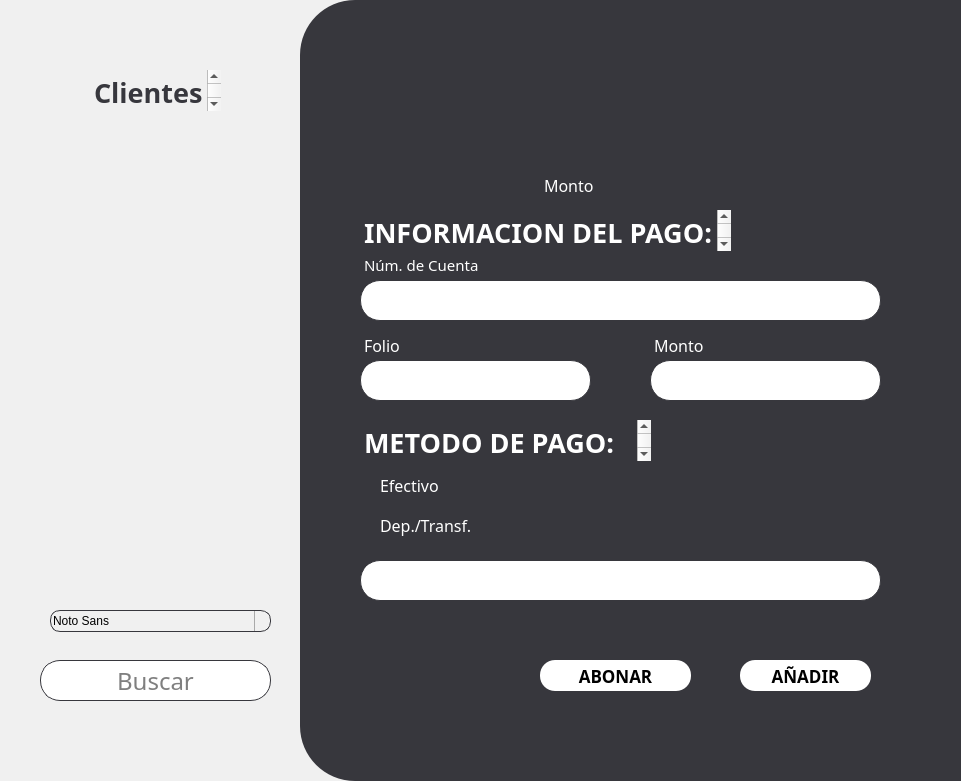
  <widget class="QFrame" name="frame_white">
   <property name="geometry">
    <rect>
     <x>340</x>
     <y>0</y>
     <width>961</width>
     <height>781</height>
    </rect>
   </property>
   <property name="styleSheet">
    <string notr="true">QFrame {
    border: none;       /* Color y grosor del borde */
    border-radius: 55px;          /* Radio de las esquinas */
    background-color: #f0f0f0;    /* Color de fondo */
    margin: 0px;                  /* Margen externo a 0 */
    padding: 0px;                 /* Espaciado interno a 0 */
}

</string>
   </property>
   <property name="frameShape">
    <enum>QFrame::StyledPanel</enum>
   </property>
   <property name="frameShadow">
    <enum>QFrame::Raised</enum>
   </property>
   <widget class="QFrame" name="frame_white_grey">
    <property name="geometry">
     <rect>
      <x>300</x>
      <y>0</y>
      <width>961</width>
      <height>781</height>
     </rect>
    </property>
    <property name="styleSheet">
     <string notr="true">QFrame {
    border: none;       /* Color y grosor del borde */
    border-radius: 55px;          /* Radio de las esquinas */
    background-color: #37373d;    /* Color de fondo */
    margin: 0px;                  /* Margen externo a 0 */
    padding: 0px;                 /* Espaciado interno a 0 */
}

</string>
    </property>
    <property name="frameShape">
     <enum>QFrame::StyledPanel</enum>
    </property>
    <property name="frameShadow">
     <enum>QFrame::Raised</enum>
    </property>
    <widget class="QRadioButton" name="EfectivoOption">
     <property name="geometry">
      <rect>
       <x>60</x>
       <y>470</y>
       <width>141</width>
       <height>31</height>
      </rect>
     </property>
     <property name="font">
      <font>
       <family>Montserrat</family>
       <pointsize>12</pointsize>
      </font>
     </property>
     <property name="styleSheet">
      <string notr="true">QRadioButton{
 background: transparent; 
color: #FFFFFF;
}</string>
     </property>
     <property name="text">
      <string>Efectivo</string>
     </property>
    </widget>
    <widget class="QRadioButton" name="DeptTransfOption">
     <property name="geometry">
      <rect>
       <x>60</x>
       <y>510</y>
       <width>141</width>
       <height>31</height>
      </rect>
     </property>
     <property name="font">
      <font>
       <family>Montserrat</family>
       <pointsize>12</pointsize>
      </font>
     </property>
     <property name="styleSheet">
      <string notr="true">QRadioButton{
 background: transparent; 
color: #FFFFFF;
}</string>
     </property>
     <property name="text">
      <string>Dep./Transf.</string>
     </property>
    </widget>
    <widget class="QPushButton" name="GuardarButton">
     <property name="geometry">
      <rect>
       <x>440</x>
       <y>660</y>
       <width>131</width>
       <height>31</height>
      </rect>
     </property>
     <property name="font">
      <font>
       <family>Montserrat</family>
       <pointsize>13</pointsize>
       <weight>75</weight>
       <bold>true</bold>
      </font>
     </property>
     <property name="styleSheet">
      <string notr="true">QPushButton{
		background: #FFFFFF; 
		 border-radius: 15px; 
}</string>
     </property>
     <property name="text">
      <string>AÑADIR</string>
     </property>
    </widget>
    <widget class="QLineEdit" name="MetodoHolder">
     <property name="geometry">
      <rect>
       <x>60</x>
       <y>560</y>
       <width>521</width>
       <height>41</height>
      </rect>
     </property>
     <property name="font">
      <font>
       <family>Montserrat</family>
       <pointsize>18</pointsize>
      </font>
     </property>
     <property name="layoutDirection">
      <enum>Qt::LeftToRight</enum>
     </property>
     <property name="styleSheet">
      <string notr="true">QLineEdit{
	border: 1px solid  #37373d;
		background: #FFFFFF; 
		 border-radius: 20px; 
}</string>
     </property>
     <property name="inputMask">
      <string/>
     </property>
     <property name="alignment">
      <set>Qt::AlignCenter</set>
     </property>
     <property name="placeholderText">
      <string/>
     </property>
    </widget>
    <widget class="QPushButton" name="AbonarButton">
     <property name="geometry">
      <rect>
       <x>240</x>
       <y>660</y>
       <width>151</width>
       <height>31</height>
      </rect>
     </property>
     <property name="font">
      <font>
       <family>Montserrat</family>
       <pointsize>13</pointsize>
       <weight>75</weight>
       <bold>true</bold>
      </font>
     </property>
     <property name="styleSheet">
      <string notr="true">QPushButton{
		background: #FFFFFF; 
		 border-radius: 15px; 
}</string>
     </property>
     <property name="text">
      <string>ABONAR</string>
     </property>
    </widget>
    <widget class="QTextBrowser" name="MetodoPago">
     <property name="geometry">
      <rect>
       <x>60</x>
       <y>420</y>
       <width>291</width>
       <height>41</height>
      </rect>
     </property>
     <property name="sizePolicy">
      <sizepolicy hsizetype="Expanding" vsizetype="Expanding">
       <horstretch>0</horstretch>
       <verstretch>0</verstretch>
      </sizepolicy>
     </property>
     <property name="font">
      <font>
       <family>Montserrat</family>
      </font>
     </property>
     <property name="toolTipDuration">
      <number>-1</number>
     </property>
     <property name="autoFillBackground">
      <bool>false</bool>
     </property>
     <property name="styleSheet">
      <string notr="true">QTextBrowser {
    background: transparent;  /* Quitar el fondo */
	color:#FFFFFF;
    border: none;             /* Quitar el borde */
	margin: 0;                /* Eliminar márgenes */
}</string>
     </property>
     <property name="html">
      <string>&lt;!DOCTYPE HTML PUBLIC &quot;-//W3C//DTD HTML 4.0//EN&quot; &quot;http://www.w3.org/TR/REC-html40/strict.dtd&quot;&gt;
&lt;html&gt;&lt;head&gt;&lt;meta name=&quot;qrichtext&quot; content=&quot;1&quot; /&gt;&lt;style type=&quot;text/css&quot;&gt;
p, li { white-space: pre-wrap; }
&lt;/style&gt;&lt;/head&gt;&lt;body style=&quot; font-family:'Montserrat'; font-size:8.25pt; font-weight:400; font-style:normal;&quot;&gt;
&lt;p style=&quot; margin-top:0px; margin-bottom:0px; margin-left:0px; margin-right:0px; -qt-block-indent:0; text-indent:0px;&quot;&gt;&lt;span style=&quot; font-family:'MS Shell Dlg 2'; font-size:20pt; font-weight:600;&quot;&gt;METODO DE PAGO:&lt;/span&gt;&lt;/p&gt;&lt;/body&gt;&lt;/html&gt;</string>
     </property>
    </widget>
    <widget class="QTextBrowser" name="InfoPago">
     <property name="geometry">
      <rect>
       <x>60</x>
       <y>210</y>
       <width>371</width>
       <height>41</height>
      </rect>
     </property>
     <property name="sizePolicy">
      <sizepolicy hsizetype="Expanding" vsizetype="Expanding">
       <horstretch>0</horstretch>
       <verstretch>0</verstretch>
      </sizepolicy>
     </property>
     <property name="font">
      <font>
       <family>Montserrat</family>
      </font>
     </property>
     <property name="toolTipDuration">
      <number>-1</number>
     </property>
     <property name="autoFillBackground">
      <bool>false</bool>
     </property>
     <property name="styleSheet">
      <string notr="true">QTextBrowser {
    background: transparent;  /* Quitar el fondo */
	color:#FFFFFF;
    border: none;             /* Quitar el borde */
	margin: 0;                /* Eliminar márgenes */
}</string>
     </property>
     <property name="html">
      <string>&lt;!DOCTYPE HTML PUBLIC &quot;-//W3C//DTD HTML 4.0//EN&quot; &quot;http://www.w3.org/TR/REC-html40/strict.dtd&quot;&gt;
&lt;html&gt;&lt;head&gt;&lt;meta name=&quot;qrichtext&quot; content=&quot;1&quot; /&gt;&lt;style type=&quot;text/css&quot;&gt;
p, li { white-space: pre-wrap; }
&lt;/style&gt;&lt;/head&gt;&lt;body style=&quot; font-family:'Montserrat'; font-size:8.25pt; font-weight:400; font-style:normal;&quot;&gt;
&lt;p style=&quot; margin-top:0px; margin-bottom:0px; margin-left:0px; margin-right:0px; -qt-block-indent:0; text-indent:0px;&quot;&gt;&lt;span style=&quot; font-family:'MS Shell Dlg 2'; font-size:20pt; font-weight:600;&quot;&gt;INFORMACION DEL PAGO:&lt;/span&gt;&lt;/p&gt;&lt;/body&gt;&lt;/html&gt;</string>
     </property>
    </widget>
    <widget class="QLineEdit" name="NumCuentaHolder">
     <property name="geometry">
      <rect>
       <x>60</x>
       <y>280</y>
       <width>521</width>
       <height>41</height>
      </rect>
     </property>
     <property name="font">
      <font>
       <family>Montserrat</family>
       <pointsize>18</pointsize>
      </font>
     </property>
     <property name="layoutDirection">
      <enum>Qt::LeftToRight</enum>
     </property>
     <property name="styleSheet">
      <string notr="true">QLineEdit{
	border: 1px solid  #37373d;
		background: #FFFFFF; 
		 border-radius: 20px; 
}</string>
     </property>
     <property name="inputMask">
      <string/>
     </property>
     <property name="alignment">
      <set>Qt::AlignCenter</set>
     </property>
     <property name="placeholderText">
      <string/>
     </property>
    </widget>
    <widget class="QTextBrowser" name="NumCuenta">
     <property name="geometry">
      <rect>
       <x>60</x>
       <y>250</y>
       <width>291</width>
       <height>41</height>
      </rect>
     </property>
     <property name="sizePolicy">
      <sizepolicy hsizetype="Expanding" vsizetype="Expanding">
       <horstretch>0</horstretch>
       <verstretch>0</verstretch>
      </sizepolicy>
     </property>
     <property name="font">
      <font>
       <family>Montserrat</family>
       <pointsize>5</pointsize>
      </font>
     </property>
     <property name="toolTipDuration">
      <number>-1</number>
     </property>
     <property name="autoFillBackground">
      <bool>false</bool>
     </property>
     <property name="styleSheet">
      <string notr="true">QTextBrowser {
    background: transparent;  /* Quitar el fondo */
	color:#FFFFFF;
    border: none;             /* Quitar el borde */
	margin: 0;                /* Eliminar márgenes */
}</string>
     </property>
     <property name="html">
      <string>&lt;!DOCTYPE HTML PUBLIC &quot;-//W3C//DTD HTML 4.0//EN&quot; &quot;http://www.w3.org/TR/REC-html40/strict.dtd&quot;&gt;
&lt;html&gt;&lt;head&gt;&lt;meta name=&quot;qrichtext&quot; content=&quot;1&quot; /&gt;&lt;style type=&quot;text/css&quot;&gt;
p, li { white-space: pre-wrap; }
&lt;/style&gt;&lt;/head&gt;&lt;body style=&quot; font-family:'Montserrat'; font-size:5pt; font-weight:400; font-style:normal;&quot;&gt;
&lt;p style=&quot; margin-top:0px; margin-bottom:0px; margin-left:0px; margin-right:0px; -qt-block-indent:0; text-indent:0px;&quot;&gt;&lt;span style=&quot; font-size:11pt;&quot;&gt;Núm. de Cuenta&lt;/span&gt;&lt;/p&gt;&lt;/body&gt;&lt;/html&gt;</string>
     </property>
    </widget>
    <widget class="QLineEdit" name="FolioHolder">
     <property name="geometry">
      <rect>
       <x>60</x>
       <y>360</y>
       <width>231</width>
       <height>41</height>
      </rect>
     </property>
     <property name="font">
      <font>
       <family>Montserrat</family>
       <pointsize>18</pointsize>
      </font>
     </property>
     <property name="layoutDirection">
      <enum>Qt::LeftToRight</enum>
     </property>
     <property name="styleSheet">
      <string notr="true">QLineEdit{
	border: 1px solid  #37373d;
		background: #FFFFFF; 
		 border-radius: 20px; 
}</string>
     </property>
     <property name="inputMask">
      <string/>
     </property>
     <property name="alignment">
      <set>Qt::AlignCenter</set>
     </property>
     <property name="placeholderText">
      <string/>
     </property>
    </widget>
    <widget class="QTextBrowser" name="Folio">
     <property name="geometry">
      <rect>
       <x>60</x>
       <y>330</y>
       <width>201</width>
       <height>41</height>
      </rect>
     </property>
     <property name="sizePolicy">
      <sizepolicy hsizetype="Expanding" vsizetype="Expanding">
       <horstretch>0</horstretch>
       <verstretch>0</verstretch>
      </sizepolicy>
     </property>
     <property name="font">
      <font>
       <family>Montserrat</family>
       <pointsize>5</pointsize>
      </font>
     </property>
     <property name="toolTipDuration">
      <number>-1</number>
     </property>
     <property name="autoFillBackground">
      <bool>false</bool>
     </property>
     <property name="styleSheet">
      <string notr="true">QTextBrowser {
    background: transparent;  /* Quitar el fondo */
	color:#FFFFFF;
    border: none;             /* Quitar el borde */
	margin: 0;                /* Eliminar márgenes */
}</string>
     </property>
     <property name="html">
      <string>&lt;!DOCTYPE HTML PUBLIC &quot;-//W3C//DTD HTML 4.0//EN&quot; &quot;http://www.w3.org/TR/REC-html40/strict.dtd&quot;&gt;
&lt;html&gt;&lt;head&gt;&lt;meta name=&quot;qrichtext&quot; content=&quot;1&quot; /&gt;&lt;style type=&quot;text/css&quot;&gt;
p, li { white-space: pre-wrap; }
&lt;/style&gt;&lt;/head&gt;&lt;body style=&quot; font-family:'Montserrat'; font-size:5pt; font-weight:400; font-style:normal;&quot;&gt;
&lt;p style=&quot; margin-top:0px; margin-bottom:0px; margin-left:0px; margin-right:0px; -qt-block-indent:0; text-indent:0px;&quot;&gt;&lt;span style=&quot; font-size:12pt;&quot;&gt;Folio&lt;/span&gt;&lt;/p&gt;&lt;/body&gt;&lt;/html&gt;</string>
     </property>
    </widget>
    <widget class="QTextBrowser" name="MontoText_2">
     <property name="geometry">
      <rect>
       <x>350</x>
       <y>330</y>
       <width>201</width>
       <height>41</height>
      </rect>
     </property>
     <property name="sizePolicy">
      <sizepolicy hsizetype="Expanding" vsizetype="Expanding">
       <horstretch>0</horstretch>
       <verstretch>0</verstretch>
      </sizepolicy>
     </property>
     <property name="font">
      <font>
       <family>Montserrat</family>
       <pointsize>5</pointsize>
      </font>
     </property>
     <property name="toolTipDuration">
      <number>-1</number>
     </property>
     <property name="autoFillBackground">
      <bool>false</bool>
     </property>
     <property name="styleSheet">
      <string notr="true">QTextBrowser {
    background: transparent;  /* Quitar el fondo */
	color:#FFFFFF;
    border: none;             /* Quitar el borde */
	margin: 0;                /* Eliminar márgenes */
}</string>
     </property>
     <property name="html">
      <string>&lt;!DOCTYPE HTML PUBLIC &quot;-//W3C//DTD HTML 4.0//EN&quot; &quot;http://www.w3.org/TR/REC-html40/strict.dtd&quot;&gt;
&lt;html&gt;&lt;head&gt;&lt;meta name=&quot;qrichtext&quot; content=&quot;1&quot; /&gt;&lt;style type=&quot;text/css&quot;&gt;
p, li { white-space: pre-wrap; }
&lt;/style&gt;&lt;/head&gt;&lt;body style=&quot; font-family:'Montserrat'; font-size:5pt; font-weight:400; font-style:normal;&quot;&gt;
&lt;p style=&quot; margin-top:0px; margin-bottom:0px; margin-left:0px; margin-right:0px; -qt-block-indent:0; text-indent:0px;&quot;&gt;&lt;span style=&quot; font-size:12pt;&quot;&gt;Monto&lt;/span&gt;&lt;/p&gt;&lt;/body&gt;&lt;/html&gt;</string>
     </property>
    </widget>
    <widget class="QLineEdit" name="MontoHolder">
     <property name="geometry">
      <rect>
       <x>350</x>
       <y>360</y>
       <width>231</width>
       <height>41</height>
      </rect>
     </property>
     <property name="font">
      <font>
       <family>Montserrat</family>
       <pointsize>18</pointsize>
      </font>
     </property>
     <property name="layoutDirection">
      <enum>Qt::LeftToRight</enum>
     </property>
     <property name="styleSheet">
      <string notr="true">QLineEdit{
	border: 1px solid  #37373d;
		background: #FFFFFF; 
		 border-radius: 20px; 
}</string>
     </property>
     <property name="inputMask">
      <string/>
     </property>
     <property name="alignment">
      <set>Qt::AlignCenter</set>
     </property>
     <property name="placeholderText">
      <string/>
     </property>
    </widget>
    <widget class="QTextBrowser" name="Adeudo">
     <property name="geometry">
      <rect>
       <x>60</x>
       <y>150</y>
       <width>181</width>
       <height>41</height>
      </rect>
     </property>
     <property name="sizePolicy">
      <sizepolicy hsizetype="Expanding" vsizetype="Expanding">
       <horstretch>0</horstretch>
       <verstretch>0</verstretch>
      </sizepolicy>
     </property>
     <property name="font">
      <font>
       <family>Montserrat</family>
       <pointsize>5</pointsize>
      </font>
     </property>
     <property name="toolTipDuration">
      <number>-1</number>
     </property>
     <property name="autoFillBackground">
      <bool>false</bool>
     </property>
     <property name="styleSheet">
      <string notr="true">QTextBrowser {
    background: transparent;  /* Quitar el fondo */
	color:#FFFFFF;
    border: none;             /* Quitar el borde */
	margin: 0;                /* Eliminar márgenes */
}</string>
     </property>
     <property name="html">
      <string>&lt;!DOCTYPE HTML PUBLIC &quot;-//W3C//DTD HTML 4.0//EN&quot; &quot;http://www.w3.org/TR/REC-html40/strict.dtd&quot;&gt;
&lt;html&gt;&lt;head&gt;&lt;meta name=&quot;qrichtext&quot; content=&quot;1&quot; /&gt;&lt;style type=&quot;text/css&quot;&gt;
p, li { white-space: pre-wrap; }
&lt;/style&gt;&lt;/head&gt;&lt;body style=&quot; font-family:'Montserrat'; font-size:5pt; font-weight:400; font-style:normal;&quot;&gt;
&lt;p style=&quot;-qt-paragraph-type:empty; margin-top:0px; margin-bottom:0px; margin-left:0px; margin-right:0px; -qt-block-indent:0; text-indent:0px;&quot;&gt;&lt;br /&gt;&lt;/p&gt;&lt;/body&gt;&lt;/html&gt;</string>
     </property>
    </widget>
    <widget class="QTextBrowser" name="MontoText">
     <property name="geometry">
      <rect>
       <x>240</x>
       <y>170</y>
       <width>81</width>
       <height>41</height>
      </rect>
     </property>
     <property name="sizePolicy">
      <sizepolicy hsizetype="Expanding" vsizetype="Expanding">
       <horstretch>0</horstretch>
       <verstretch>0</verstretch>
      </sizepolicy>
     </property>
     <property name="font">
      <font>
       <family>Montserrat</family>
       <pointsize>5</pointsize>
      </font>
     </property>
     <property name="toolTipDuration">
      <number>-1</number>
     </property>
     <property name="autoFillBackground">
      <bool>false</bool>
     </property>
     <property name="styleSheet">
      <string notr="true">QTextBrowser {
    background: transparent;  /* Quitar el fondo */
	color:#FFFFFF;
    border: none;             /* Quitar el borde */
	margin: 0;                /* Eliminar márgenes */
}</string>
     </property>
     <property name="html">
      <string>&lt;!DOCTYPE HTML PUBLIC &quot;-//W3C//DTD HTML 4.0//EN&quot; &quot;http://www.w3.org/TR/REC-html40/strict.dtd&quot;&gt;
&lt;html&gt;&lt;head&gt;&lt;meta name=&quot;qrichtext&quot; content=&quot;1&quot; /&gt;&lt;style type=&quot;text/css&quot;&gt;
p, li { white-space: pre-wrap; }
&lt;/style&gt;&lt;/head&gt;&lt;body style=&quot; font-family:'Montserrat'; font-size:5pt; font-weight:400; font-style:normal;&quot;&gt;
&lt;p style=&quot; margin-top:0px; margin-bottom:0px; margin-left:0px; margin-right:0px; -qt-block-indent:0; text-indent:0px;&quot;&gt;&lt;span style=&quot; font-size:12pt;&quot;&gt;Monto&lt;/span&gt;&lt;/p&gt;&lt;/body&gt;&lt;/html&gt;</string>
     </property>
    </widget>
    <widget class="QTextBrowser" name="Adeudo_2">
     <property name="geometry">
      <rect>
       <x>60</x>
       <y>70</y>
       <width>331</width>
       <height>61</height>
      </rect>
     </property>
     <property name="sizePolicy">
      <sizepolicy hsizetype="Expanding" vsizetype="Expanding">
       <horstretch>0</horstretch>
       <verstretch>0</verstretch>
      </sizepolicy>
     </property>
     <property name="font">
      <font>
       <family>Montserrat</family>
       <pointsize>5</pointsize>
       <weight>50</weight>
       <bold>false</bold>
      </font>
     </property>
     <property name="toolTipDuration">
      <number>-1</number>
     </property>
     <property name="autoFillBackground">
      <bool>false</bool>
     </property>
     <property name="styleSheet">
      <string notr="true">QTextBrowser {
    background: transparent;  /* Quitar el fondo */
	color:#FFFFFF;
    border: none;             /* Quitar el borde */
	margin: 0;                /* Eliminar márgenes */
}</string>
     </property>
     <property name="html">
      <string>&lt;!DOCTYPE HTML PUBLIC &quot;-//W3C//DTD HTML 4.0//EN&quot; &quot;http://www.w3.org/TR/REC-html40/strict.dtd&quot;&gt;
&lt;html&gt;&lt;head&gt;&lt;meta name=&quot;qrichtext&quot; content=&quot;1&quot; /&gt;&lt;style type=&quot;text/css&quot;&gt;
p, li { white-space: pre-wrap; }
&lt;/style&gt;&lt;/head&gt;&lt;body style=&quot; font-family:'Montserrat'; font-size:5pt; font-weight:400; font-style:normal;&quot;&gt;
&lt;p style=&quot;-qt-paragraph-type:empty; margin-top:0px; margin-bottom:0px; margin-left:0px; margin-right:0px; -qt-block-indent:0; text-indent:0px;&quot;&gt;&lt;br /&gt;&lt;/p&gt;&lt;/body&gt;&lt;/html&gt;</string>
     </property>
    </widget>
   </widget>
   <widget class="QTextBrowser" name="Clientes">
    <property name="geometry">
     <rect>
      <x>90</x>
      <y>70</y>
      <width>131</width>
      <height>41</height>
     </rect>
    </property>
    <property name="sizePolicy">
     <sizepolicy hsizetype="Expanding" vsizetype="Expanding">
      <horstretch>0</horstretch>
      <verstretch>0</verstretch>
     </sizepolicy>
    </property>
    <property name="font">
     <font>
      <family>Montserrat</family>
     </font>
    </property>
    <property name="toolTipDuration">
     <number>-1</number>
    </property>
    <property name="autoFillBackground">
     <bool>false</bool>
    </property>
    <property name="styleSheet">
     <string notr="true">QTextBrowser {
    background: transparent;  /* Quitar el fondo */
	color:#37373d;
    border: none;             /* Quitar el borde */
	margin: 0;                /* Eliminar márgenes */
}</string>
    </property>
    <property name="html">
     <string>&lt;!DOCTYPE HTML PUBLIC &quot;-//W3C//DTD HTML 4.0//EN&quot; &quot;http://www.w3.org/TR/REC-html40/strict.dtd&quot;&gt;
&lt;html&gt;&lt;head&gt;&lt;meta name=&quot;qrichtext&quot; content=&quot;1&quot; /&gt;&lt;style type=&quot;text/css&quot;&gt;
p, li { white-space: pre-wrap; }
&lt;/style&gt;&lt;/head&gt;&lt;body style=&quot; font-family:'Montserrat'; font-size:8.25pt; font-weight:400; font-style:normal;&quot;&gt;
&lt;p style=&quot; margin-top:0px; margin-bottom:0px; margin-left:0px; margin-right:0px; -qt-block-indent:0; text-indent:0px;&quot;&gt;&lt;span style=&quot; font-family:'MS Shell Dlg 2'; font-size:20pt; font-weight:600;&quot;&gt;Clientes&lt;/span&gt;&lt;/p&gt;&lt;/body&gt;&lt;/html&gt;</string>
    </property>
   </widget>
   <widget class="QListView" name="listViewClients">
    <property name="geometry">
     <rect>
      <x>40</x>
      <y>141</y>
      <width>221</width>
      <height>411</height>
     </rect>
    </property>
    <property name="font">
     <font>
      <family>Montserrat</family>
      <pointsize>16</pointsize>
     </font>
    </property>
   </widget>
   <widget class="QLineEdit" name="lineEdit">
    <property name="geometry">
     <rect>
      <x>40</x>
      <y>660</y>
      <width>231</width>
      <height>41</height>
     </rect>
    </property>
    <property name="font">
     <font>
      <family>Montserrat</family>
      <pointsize>18</pointsize>
     </font>
    </property>
    <property name="layoutDirection">
     <enum>Qt::LeftToRight</enum>
    </property>
    <property name="styleSheet">
     <string notr="true">QLineEdit{
	border: 1px solid  #37373d;
		background: #FFFFFF; 
		 border-radius: 20px; 
}</string>
    </property>
    <property name="inputMask">
     <string/>
    </property>
    <property name="alignment">
     <set>Qt::AlignCenter</set>
    </property>
    <property name="placeholderText">
     <string>Buscar</string>
    </property>
   </widget>
   <widget class="QFontComboBox" name="Filtro">
    <property name="geometry">
     <rect>
      <x>50</x>
      <y>610</y>
      <width>221</width>
      <height>22</height>
     </rect>
    </property>
    <property name="font">
     <font>
      <family>Montserrat</family>
      <pointsize>14</pointsize>
     </font>
    </property>
    <property name="styleSheet">
     <string notr="true">QFontComboBox{
	border: 1px solid #37373d;
	border-radius: 10px;
	background: transparent;
}
QComboBox::drop-down {
    subcontrol-origin: padding;
    subcontrol-position: top right;
    width: 15px;
    border-left-width: 1px;
    border-left-color: darkgray;
    border-left-style: solid;
    border-top-right-radius: 3px;
    border-bottom-right-radius: 3px;
    background: transparent;  /* Fondo transparente */
}

QComboBox::down-arrow {
    image: url(none); /* Borra cualquier imagen personalizada */
    width: 10px;  /* Tamaño predeterminado de la flecha */
    height: 10px;
}

QComboBox::down-arrow {
    image: url(:/qt-project.org/styles/commonstyle/images/arrow-down-16.png);  /* Restaura la flecha predeterminada */
}</string>
    </property>
    <property name="currentText">
     <string/>
    </property>
    <property name="currentFont">
     <font>
      <family>Montserrat</family>
      <pointsize>14</pointsize>
      <weight>50</weight>
      <bold>false</bold>
     </font>
    </property>
   </widget>
  </widget>
